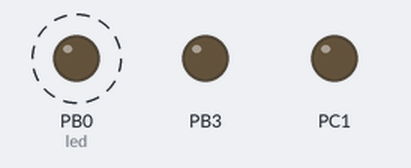
Bench run of a program on a simulated ATmega1284P, built with avr-gcc and emulated at 12 MHz. Parts: output pins drawn as LEDs (lit = HIGH). Dashed ring = blinking.

Above: at 0.03 s.
At 5.3 s:
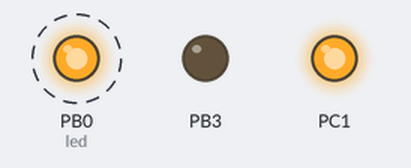
Timing chart, 0 to 6.1 s (numbered marks = the images above):
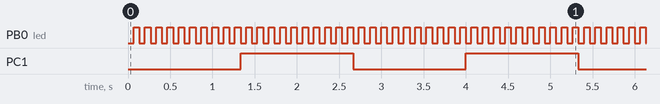

Measured:
- by itself, PB0 (led): alternates HIGH for 0.07 s and LOW for 0.07 s
- by itself, PC1: alternates HIGH for 1.3 s and LOW for 1.3 s

The program:

main.cpp
```cpp
/*
 * AVR Timer Interrupts.cpp
 *
 * Created: 1/6/2023 12:05:05 PM
 * Author : apipo
 */


#include <avr/io.h>
#include <avr/interrupt.h> // include header file for timer interrupts

// global variable to count the number of overflows
volatile uint8_t tot_overflow;

// initialize timer0, interrupt and variable
void timer0_init() // 8 bit
{
	// set up timer with prescaler = 256
	TCCR0B |= (1 << CS02);

	// initialize counter
	TCNT0 = 0;

	// enable overflow interrupt
	TIMSK0 |= (1 << TOIE0);

	// enable global interrupts
	sei();

	// initialize overflow counter variable
	tot_overflow = 0;
}


// initialize timer1, interrupt and variable
void timer1_init() // 16 bit
{
	// set up timer with prescaler = 256 and CTC mode
	TCCR1B |= (1 << WGM12)|(1 << CS12);

	// initialize counter
	TCNT1 = 0;

	// initialize compare value
	OCR1A = 62500; // Adjusted value changes the freq. upon which the LED blinks to which the counter hits desired value to reset Timer 1/Counter

	// enable compare interrupt
	TIMSK1 |= (1 << OCIE1A);
}

// initialize timer2
void timer2_init()
{
	// set up timer OC2A pin in toggle mode and CTC mode
	TCCR2A |= (1 << COM2A0)|(1 << WGM21);
	// set up timer with prescaler = 1024
	TCCR2B |= (1 << CS22)|(1 << CS21)|(1 << CS20);
	// initialize counter
	TCNT2 = 0;
	// initialize compare value
	OCR2A = 250;
}


// TIMER0 overflow interrupt service routine
// called whenever TCNT0 overflows
ISR(TIMER0_OVF_vect)
{
	// keep a track of number of overflows
	tot_overflow++;
}

// this ISR is fired whenever a match occurs
// hence, toggle led here itself..
ISR (TIMER1_COMPA_vect)
{
	// toggle led here
	PORTC ^= (1 << 1);

}


int main(void)
{
	PORTD |= (1 << PD2); // initializes the pull-up resistor on AVR pin PD2
	DDRB |= (1 << PB0); //Data Direction Register B: writing a 1 to the bit enables output


	// connect 1 (green) led to pin PB0
	DDRB |= (1 << 0);

	// connect 2 (blue) led to pin PC1
	DDRC |= (1 << 1);

	// connect 3 (red) led to pin PB3 (OC2A)
	DDRB |= (1 << 3);

	// initialize timer0
	timer0_init();

	// initialize timer1
	timer1_init();

	// initialize timer2
	timer2_init();

	// loop forever
	while(1)
	{
		// check if no. of overflows = 12
		if (tot_overflow >= 12)  // NOTE: '>=' is used
		{
			// check if the timer count reaches 53
			if (TCNT0 >= 53) // could change this value as well to change timer 0
			{
				PORTB ^= (1 << 0);    // toggles the led
				TCNT0 = 0;            // reset counter
				tot_overflow = 0;     // reset overflow counter
			}
		}
	}
}
```
